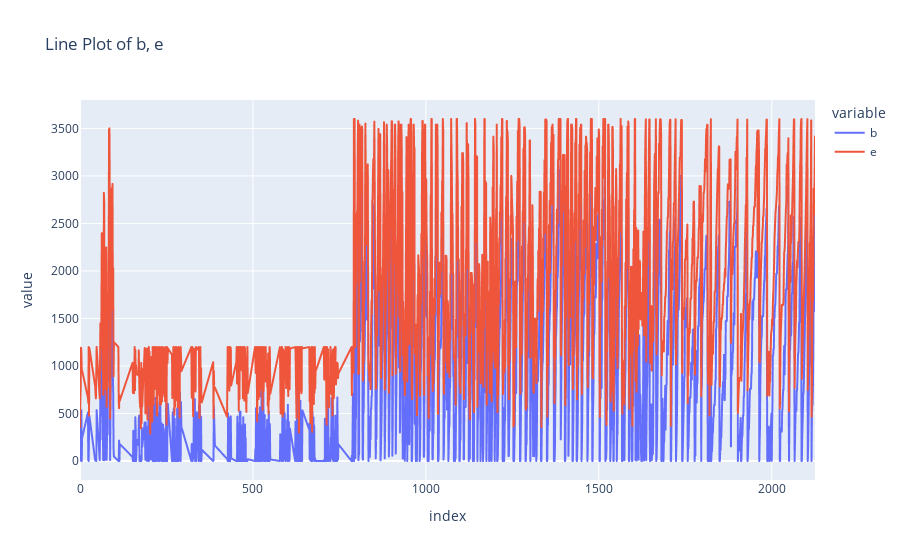

Notebook cell for this chart:
### Code cell
# 3.4 Line
columns = ['b', 'e']
#x = x.sort_values('Date')
plotly_line = line.line_plotly(x[x['Date'] > '1996'], columns)
plotly_line

### Figure 1 — Plotly figure (JSON) as saved in the notebook; plotly's stock layout.template omitted (floating-point values rounded to 4 significant figures; data arrays with more than 128 entries replaced by an {"elided": "..."} marker saying what was removed)
{"data": [{"hovertemplate": "variable=b<br>index=%{x}<br>value=%{y}<extra></extra>", "legendgroup": "b", "line": {"color": "#636efa", "dash": "solid"}, "marker": {"symbol": "circle"}, "mode": "lines", "name": "b", "showlegend": true, "type": "scattergl", "x": {"elided": "1757 int values"}, "xaxis": "x", "y": {"elided": "1757 float values"}, "yaxis": "y"}, {"hovertemplate": "variable=e<br>index=%{x}<br>value=%{y}<extra></extra>", "legendgroup": "e", "line": {"color": "#EF553B", "dash": "solid"}, "marker": {"symbol": "circle"}, "mode": "lines", "name": "e", "showlegend": true, "type": "scattergl", "x": {"elided": "1757 int values"}, "xaxis": "x", "y": {"elided": "1757 float values"}, "yaxis": "y"}], "layout": {"legend": {"title": {"text": "variable"}, "tracegroupgap": 0}, "title": {"text": "Line Plot of b, e"}, "xaxis": {"anchor": "y", "domain": [0, 1], "title": {"text": "index"}}, "yaxis": {"anchor": "x", "domain": [0, 1], "title": {"text": "value"}}}}
